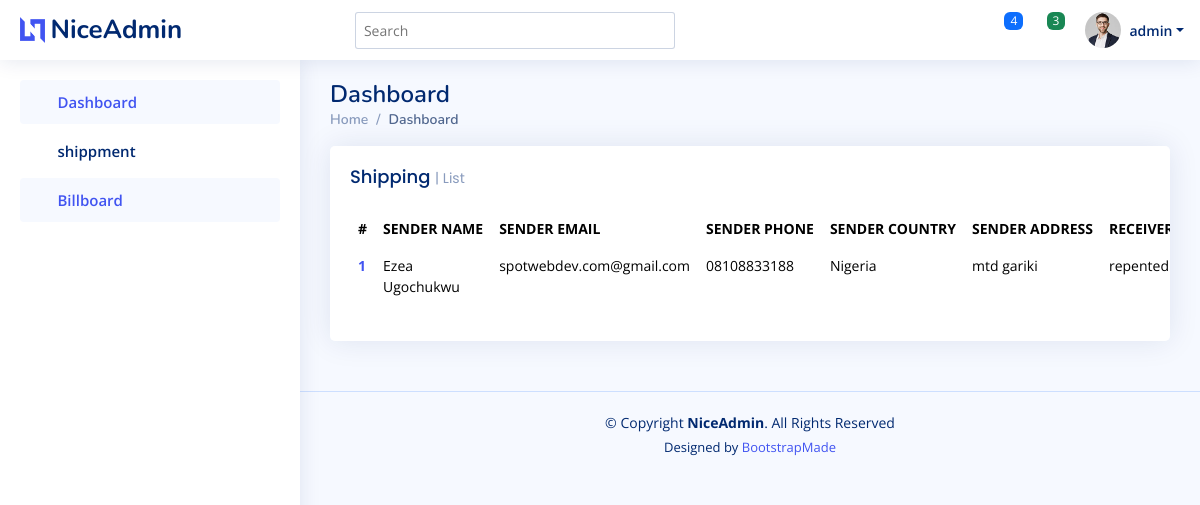
Screenshot of /admin/list/index.php with the database file from the repository.
### tables this page shows
CREATE TABLE `user` (
  `sender_name` varchar(255) NOT NULL,
  `sender_email` varchar(255) NOT NULL,
  `sender_phone` varchar(255) NOT NULL,
  `sender_country` varchar(255) NOT NULL,
  `sender_address` varchar(255) NOT NULL,
  `receiver_name` varchar(255) NOT NULL,
  `receiver_email` varchar(255) NOT NULL,
  `receiver_phone` varchar(255) NOT NULL,
  `receiver_country` varchar(255) NOT NULL,
  `receiver_address` varchar(255) NOT NULL,
  `id` int(11) NOT NULL,
  `track` varchar(255) NOT NULL
);

### saver/authorization.php (called while the page is built)
<?php
    $name = "admin";
?>

### admin/list/index.php (the view, shortened to what this page needs)
<?php include('../../saver/connection.php');
include('../../saver/authorization.php'); ?>
<!DOCTYPE html>
<html lang="en">
<head>
  <link href="../assets/vendor/bootstrap/css/bootstrap.min.css" rel="stylesheet">
  <link href="../assets/vendor/bootstrap-icons/bootstrap-icons.css" rel="stylesheet">
  <link href="../assets/vendor/boxicons/css/boxicons.min.css" rel="stylesheet">
  <link href="../assets/vendor/quill/quill.snow.css" rel="stylesheet">
  <link href="../assets/vendor/quill/quill.bubble.css" rel="stylesheet">
  <link href="../assets/vendor/remixicon/remixicon.css" rel="stylesheet">
  <link href="../assets/vendor/simple-datatables/style.css" rel="stylesheet">
  <link href="../assets/css/style.css" rel="stylesheet">
</head>
<body>
  <header id="header" class="header fixed-top d-flex align-items-center">
    <div class="d-flex align-items-center justify-content-between">
      <a href="index.html" class="logo d-flex align-items-center">
        <img src="../assets/img/logo.png" alt="">
        <span class="d-none d-lg-block">NiceAdmin</span>
      </a>
      <i class="bi bi-list toggle-sidebar-btn"></i>
    </div>
    <div class="search-bar">
      <form class="search-form d-flex align-items-center" method="POST" action="#">
        <input type="text" name="query" placeholder="Search" title="Enter search keyword">
        <button type="submit" title="Search"><i class="bi bi-search"></i></button>
      </form>
    </div>
    <nav class="header-nav ms-auto">
      <ul class="d-flex align-items-center">
        <li class="nav-item dropdown">
          <a class="nav-link nav-icon" href="#" data-bs-toggle="dropdown">
            <i class="bi bi-bell"></i>
            <span class="badge bg-primary badge-number">4</span>
          </a>
        </li>
        <li class="nav-item dropdown">
          <a class="nav-link nav-icon" href="#" data-bs-toggle="dropdown">
            <i class="bi bi-chat-left-text"></i>
            <span class="badge bg-success badge-number">3</span>
          </a>
        </li>
        <li class="nav-item dropdown pe-3">
          <a class="nav-link nav-profile d-flex align-items-center pe-0" href="#" data-bs-toggle="dropdown">
            <img src="../assets/img/profile-img.jpg" alt="Profile" class="rounded-circle">
            <span class="d-none d-md-block dropdown-toggle ps-2"><?php echo  $name;   ?></span>
          </a>
        </li>
      </ul>
    </nav>
  </header>
  <?php include('../components/sidebar.php'); ?>
  <main id="main" class="main">
    <div class="pagetitle">
      <h1>Dashboard</h1>
      <nav>
        <ol class="breadcrumb">
          <li class="breadcrumb-item"><a href="index.html">Home</a></li>
          <li class="breadcrumb-item active">Dashboard</li>
        </ol>
      </nav>
    </div>
    <section class="section dashboard">
      <div class="row">
        <div class="col-12">
          <div class="row">
            <div class="col-12">
              <div class="card recent-sales overflow-auto">
                <div class="filter">
                  <a class="icon" href="#" data-bs-toggle="dropdown"><i class="bi bi-three-dots"></i></a>
                </div>
                <div class="card-body">
                  <h5 class="card-title">Shipping <span>| List</span></h5>
                  <table class="table table-borderless datatable">
                    <thead>
                      <tr>
                        <th scope="col" style="white-space: nowrap;">#</th>
                        <th scope="col" style="white-space: nowrap;">SENDER NAME </th>
                        <th scope="col" style="white-space: nowrap;">SENDER EMAIL </th>
                        <th scope="col" style="white-space: nowrap;">SENDER PHONE</th>
                        <th scope="col" style="white-space: nowrap;">SENDER COUNTRY</th>
                        <th scope="col" style="white-space: nowrap;">SENDER ADDRESS</th>
                        <th scope="col" style="white-space: nowrap;">RECEIVER NAME </th>
                      </tr>
                    </thead>
                    <tbody>
                      <?php
                      $query = mysqli_query($connection, "SELECT * FROM `user`");
                      if (mysqli_num_rows($query) > 0) {
                        $count = 0;
                        while ($details = mysqli_fetch_assoc($query)) {
                          $count++ ?>
                          <tr>
                            <th scope="row"><a href="#"><?php echo $count;; ?></a></th>
                            <td><?php echo $details['sender_name']; ?></td>
                            <td><?php echo $details['sender_email']; ?></td>
                            <td><?php echo $details['sender_phone']; ?></td>
                            <td><?php echo $details['sender_country']; ?></td>
                            <td><?php echo $details['sender_address']; ?></td>
                            <td><?php echo $details['receiver_name']; ?></td>
                          </tr>
                      <?php  }
                      }
                      ?>
                    </tbody>
                  </table>
                </div>
              </div>
            </div>
          </div>
        </div>
      </div>
    </section>
  </main>
  <footer id="footer" class="footer">
    <div class="copyright">
      &copy; Copyright <strong><span>NiceAdmin</span></strong>. All Rights Reserved
    </div>
    <div class="credits">
      Designed by <a href="https://bootstrapmade.com/">BootstrapMade</a>
    </div>
  </footer>
</body>
</html>

### admin/assets/css/style.css (style rules this page uses)
:root { scroll-behavior: smooth; }
body { font-family: "Open Sans", sans-serif; background: #f6f9ff; color: #444444; }
a { color: #4154f1; text-decoration: none; }
h1, h2, h3, h4, h5, h6 { font-family: "Nunito", sans-serif; }
#main { margin-top: 60px; padding: 20px 30px; transition: all 0.3s; }
.pagetitle { margin-bottom: 10px; }
.pagetitle h1 { font-size: 24px; margin-bottom: 0; font-weight: 600; color: #012970; }
.card { margin-bottom: 30px; border: none; border-radius: 5px; box-shadow: 0px 0 30px rgba(1, 41, 112, 0.1); }
.card-title { padding: 20px 0 15px 0; font-size: 18px; font-weight: 500; color: #012970; font-family: "Poppins", sans-serif; }
.card-title span { color: #899bbd; font-size: 14px; font-weight: 400; }
.card-body { padding: 0 20px 20px 20px; }
.breadcrumb { font-size: 14px; font-family: "Nunito", sans-serif; color: #899bbd; font-weight: 600; }
.breadcrumb a { color: #899bbd; transition: 0.3s; }
.breadcrumb .breadcrumb-item::before { color: #899bbd; }
.breadcrumb .active { color: #51678f; font-weight: 600; }
.logo { line-height: 1; }
@media (min-width: 1200px) { .logo { width: 280px; } }
.logo img { max-height: 26px; margin-right: 6px; }
.logo span { font-size: 26px; font-weight: 700; color: #012970; font-family: "Nunito", sans-serif; }
.header { transition: all 0.5s; z-index: 997; height: 60px; box-shadow: 0px 2px 20px rgba(1, 41, 112, 0.1); background-color: #fff; padding-left: 20px; }
.header .toggle-sidebar-btn { font-size: 32px; padding-left: 10px; cursor: pointer; color: #012970; }
.header .search-bar { min-width: 360px; padding: 0 20px; }
.header .search-form { width: 100%; }
.header .search-form input { border: 0; font-size: 14px; color: #012970; border: 1px solid rgba(1, 41, 112, 0.2); padding: 7px 38px 7px 8px; border-radius: 3px; transition: 0.3s; width: 100%; }
.header .search-form button { border: 0; padding: 0; margin-left: -30px; background: none; }
.header .search-form button i { color: #012970; }
.header-nav ul { list-style: none; }
.header-nav>ul { margin: 0; padding: 0; }
.header-nav .nav-icon { font-size: 22px; color: #012970; margin-right: 25px; position: relative; }
.header-nav .nav-profile { color: #012970; }
.header-nav .nav-profile img { max-height: 36px; }
.header-nav .nav-profile span { font-size: 14px; font-weight: 600; }
.header-nav .badge-number { position: absolute; inset: -2px -5px auto auto; font-weight: normal; font-size: 12px; padding: 3px 6px; }
@media (min-width: 1200px) { #main, #footer { margin-left: 300px; } }
.dashboard .filter { position: absolute; right: 0px; top: 15px; }
.dashboard .filter .icon { color: #aab7cf; padding-right: 20px; padding-bottom: 5px; transition: 0.3s; font-size: 16px; }
.dashboard .recent-sales { font-size: 14px; }
.dashboard .recent-sales .table thead { background: #f6f6fe; }
.dashboard .recent-sales .table thead th { border: 0; }
.footer { padding: 20px 0; font-size: 14px; transition: all 0.3s; border-top: 1px solid #cddfff; }
.footer .copyright { text-align: center; color: #012970; }
.footer .credits { padding-top: 5px; text-align: center; font-size: 13px; color: #012970; }

### rows the page displays
user: sender_name "Ezea Ugochukwu", sender_email "spotwebdev.com@gmail.com", sender_phone "08108833188", sender_country "Nigeria", sender_address "mtd gariki", receiver_name "repented"

### other values shown
$name "admin"
